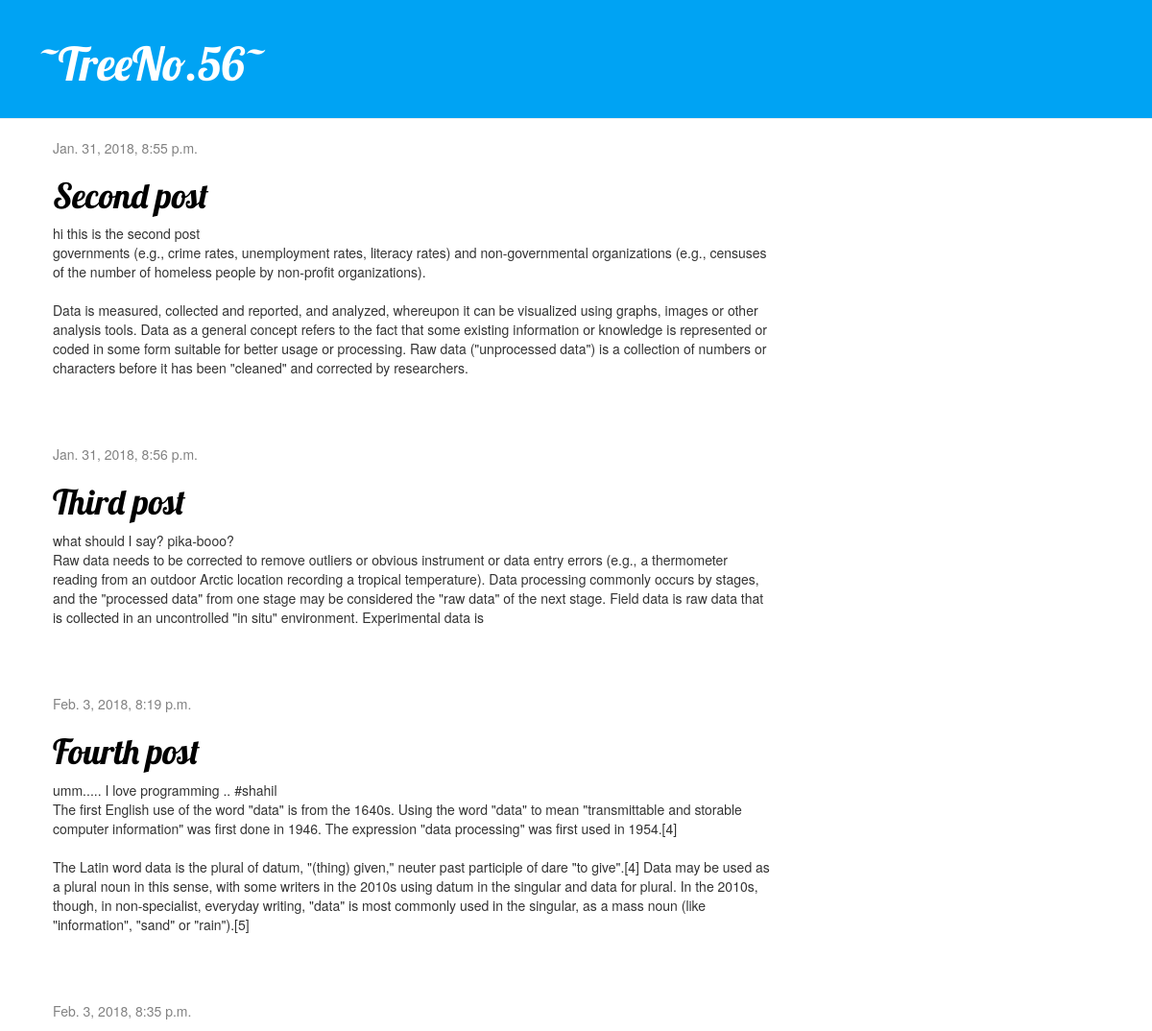
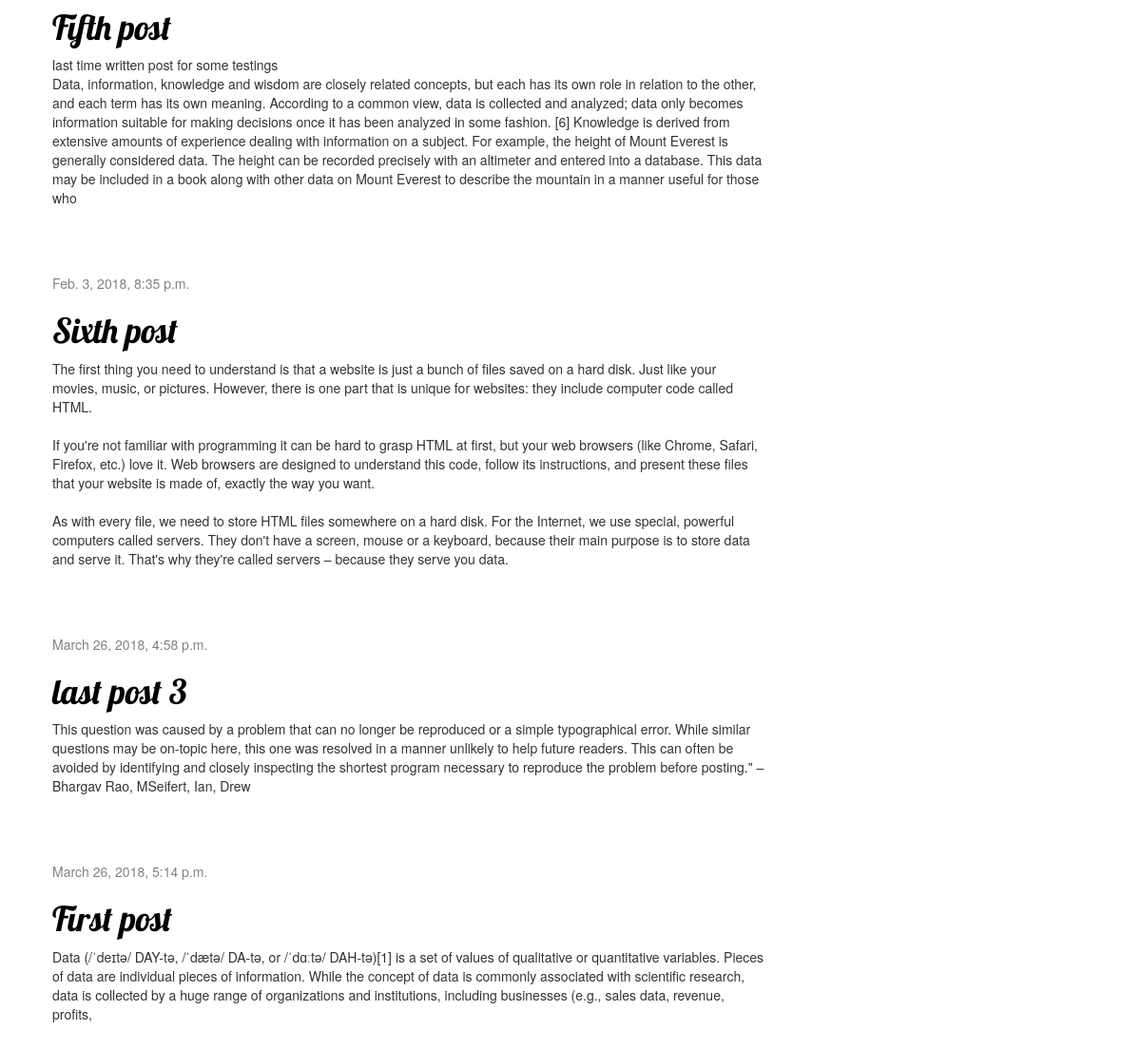
The page / on the database its author committed (2 pictures, top to bottom).
### blog/models.py (models this page shows, shortened)
class Post(models.Model):
	author = models.ForeignKey('auth.User', on_delete=models.CASCADE)
	title = models.CharField(max_length=200)
	text = models.TextField()
	created_date = models.DateTimeField(default=timezone.now)
	published_date = models.DateTimeField(blank=True, null=True)

### blog/views.py (the view)
def post_list(request):
	posts = Post.objects.filter(published_date__lte=timezone.now()).order_by('published_date')
	return render(request, 'blog/post_list.html', {'posts':posts})

### blog/templates/blog/post_list.html
{% extends 'blog/base.html' %}
{% block content %}
    {% for post in posts %}
        <div class="post">
            <div class="date">
                {{ post.published_date }}
            </div>
            <h1><a href="{% url 'post_detail' pk=post.pk %}">{{ post.title }}</a></h1>
            <p>{{ post.text|linebreaksbr }}</p>
        </div>
    {% endfor %}
{% endblock %}

### blog/templates/blog/base.html (shortened to what this page needs)
{% load static %}
<!DOCTYPE html>
<html>
	<head>
		<link rel="stylesheet" href="//maxcdn.bootstrapcdn.com/bootstrap/3.2.0/css/bootstrap.min.css">
		<link rel="stylesheet" href="//maxcdn.bootstrapcdn.com/bootstrap/3.2.0/css/bootstrap-theme.min.css">
		<link rel="stylesheet" href="{% static 'css/blog.css' %}">
	</head>
	<body>
		<div class="page-header">
    		<h1><a href="/">~TreeNo.56~</a></h1>
		</div>
		<div class="content container">
    		<div class="row">
        		<div class="col-md-8">
            		{% block content %}
            		{% endblock %}
        		</div>
    		</div>
    	</div>
	</body>
</html>

### blog/static/css/blog.css (style rules this page uses)
.page-header { background-color: #00a3f3; margin-top: 0; padding: 20px 20px 20px 40px; }
.page-header h1, .page-header h1 a, .page-header h1 a:visited, .page-header h1 a:active { color: #ffffff; font-size: 36pt; text-decoration: none; }
.content { margin-left: 40px; }
h1, h2, h3, h4 { font-family: 'Lobster', cursive; }
.date { color: #828282; }
.post { margin-bottom: 70px; }
.post h1 a, .post h1 a:visited { color: #000000; }

### rows shown on the page
Post: published_date "Jan. 31, 2018, 8:55 p.m.", title "Second post", text "hi this is the second post governments (e.g., crime rates, unemployment rates, literacy rates) and non-governmental organizations (e.g., censuses of the number of homeless people by non-profit organizations). Data is measured, collected and reported, and analyzed, whereupon it can be visualized using graphs, images or other analysis tools. Data as a general concept refers to the fact that some existing information or knowledge is represented or coded in some form suitable for better usage or processing. Raw data (\"unprocessed data\") is a collection of numbers or characters before it has been \"cleaned\" and corrected by researchers."
Post: published_date "Jan. 31, 2018, 8:56 p.m.", title "Third post", text "what should I say? pika-booo? Raw data needs to be corrected to remove outliers or obvious instrument or data entry errors (e.g., a thermometer reading from an outdoor Arctic location recording a tropical temperature). Data processing commonly occurs by stages, and the \"processed data\" from one stage may be considered the \"raw data\" of the next stage. Field data is raw data that is collected in an uncontrolled \"in situ\" environment. Experimental data is"
Post: published_date "Feb. 3, 2018, 8:19 p.m.", title "Fourth post", text "umm..... I love programming .. #shahil The first English use of the word \"data\" is from the 1640s. Using the word \"data\" to mean \"transmittable and storable computer information\" was first done in 1946. The expression \"data processing\" was first used in 1954.[4] The Latin word data is the plural of datum, \"(thing) given,\" neuter past participle of dare \"to give\".[4] Data may be used as a plural noun in this sense, with some writers in the 2010s using datum in the singular and data for plural. In the 2010s, though, in non-specialist, everyday writing, \"data\" is most commonly used in the singular, as a mass noun (like \"information\", \"sand\" or \"rain\").[5]"
Post: published_date "Feb. 3, 2018, 8:35 p.m.", title "Fifth post", text "last time written post for some testings Data, information, knowledge and wisdom are closely related concepts, but each has its own role in relation to the other, and each term has its own meaning. According to a common view, data is collected and analyzed; data only becomes information suitable for making decisions once it has been analyzed in some fashion. [6] Knowledge is derived from extensive amounts of experience dealing with information on a subject. For example, the height of Mount Everest is generally considered data. The height can be recorded precisely with an altimeter and entered into a database. This data may be included in a book along with other data on Mount Everest to…"
Post: published_date "Feb. 3, 2018, 8:35 p.m.", title "Sixth post", text "The first thing you need to understand is that a website is just a bunch of files saved on a hard disk. Just like your movies, music, or pictures. However, there is one part that is unique for websites: they include computer code called HTML. If you're not familiar with programming it can be hard to grasp HTML at first, but your web browsers (like Chrome, Safari, Firefox, etc.) love it. Web browsers are designed to understand this code, follow its instructions, and present these files that your website is made of, exactly the way you want. As with every file, we need to store HTML files somewhere on a hard disk. For the Internet, we use special, powerful computers called servers. They don't…"
Post: published_date "March 26, 2018, 4:58 p.m.", title "last post 3", text "This question was caused by a problem that can no longer be reproduced or a simple typographical error. While similar questions may be on-topic here, this one was resolved in a manner unlikely to help future readers. This can often be avoided by identifying and closely inspecting the shortest program necessary to reproduce the problem before posting.\" – Bhargav Rao, MSeifert, Ian, Drew"
Post: published_date "March 26, 2018, 5:14 p.m.", title "First post", text "Data (/ˈdeɪtə/ DAY-tə, /ˈdætə/ DA-tə, or /ˈdɑːtə/ DAH-tə)[1] is a set of values of qualitative or quantitative variables. Pieces of data are individual pieces of information. While the concept of data is commonly associated with scientific research, data is collected by a huge range of organizations and institutions, including businesses (e.g., sales data, revenue, profits,"
